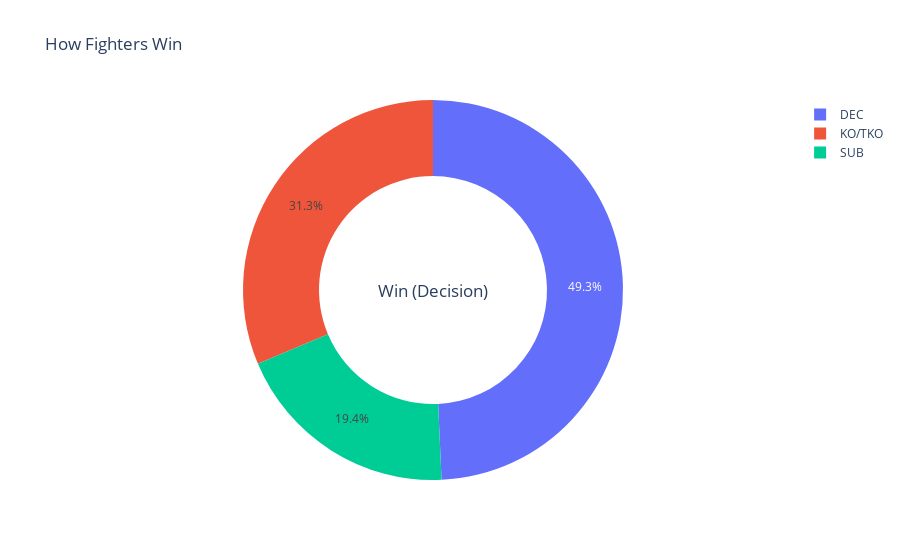

Here is the notebook cell this chart was saved with:
### Code cell
temp=data['winby'].value_counts()
fig={
    'data':[
        {
            'values':temp.values,
            'labels':temp.index,
            'domain': {'x':[0,1]},
            'hole':.6,
            'type':'pie'
        },
    ],
    'layout':{
        'title':'How Fighters Win',
        'annotations':[
            {
                'font':{
                    'size':17
                },
                'showarrow':False,
                'text':'Win (Decision)',
                'x':0.5,
                'y':0.5
            }
        ]
    }
}
iplot(fig,filename='donut')

### Figure 1 — Plotly figure (JSON) as saved in the notebook; plotly's stock layout.template omitted (floating-point values rounded to 4 significant figures)
{"data": [{"domain": {"x": [0, 1]}, "hole": 0.6, "labels": ["DEC", "KO/TKO", "SUB"], "values": [720, 458, 283], "type": "pie"}], "layout": {"annotations": [{"font": {"size": 17}, "showarrow": false, "text": "Win (Decision)", "x": 0.5, "y": 0.5}], "title": {"text": "How Fighters Win"}, "autosize": true}}
